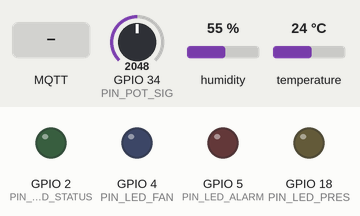
Simulated run of this sketch. Board: ESP32. Parts: output pins drawn as LEDs (lit = HIGH). Inputs (shaded band) come from the test bench; at power-on: humidity 55 %, GPIO 34 (PIN_POT_SIG) = 2048, temperature 24 °C. WiFi joins after 1.5 s; servers stay silent unless stated; no MQTT or app messages arrive unless stated; what the sketch prints to the serial monitor is not drawn.

Above: at 3.3 s.
3.4 s: humidity set to 79 %
11.5 s: humidity set to 83 %
At 15.7 s:
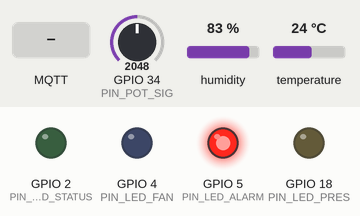
21.5 s: GPIO 34 (PIN_POT_SIG) set to 1083
26.5 s: GPIO 34 (PIN_POT_SIG) set to 955
At 30.7 s:
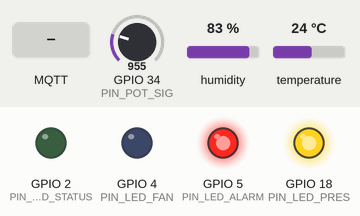
36.5 s: MQTT message "ON" arrives on the second subscribed topic
At 37.1 s:
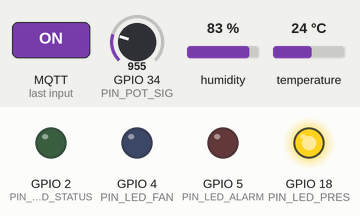
46.5 s: temperature set to 29.6 °C
51.5 s: temperature set to 30.5 °C
At 55.7 s:
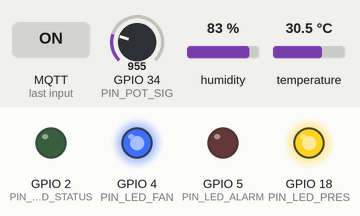
Timing chart, 0 to 61.5 s (numbered marks = the images above; inputs shaded):
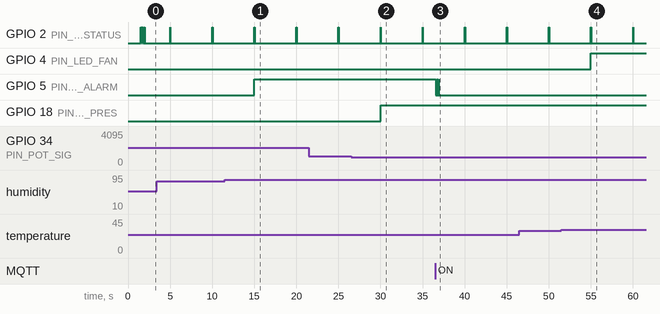

Measured:
- the behaviour switches between 80 and 81 % on humidity (found by bisection; images 0 and 1)
- the behaviour switches between 1024 and 1023 on GPIO 34 (PIN_POT_SIG) (found by bisection; images 1 and 2)
- the behaviour switches between 30 and 30.1 °C on temperature (found by bisection; images 3 and 4)
- after the input at 11.5 s, GPIO 5 (PIN_LED_ALARM): LOW → HIGH after 3.5 s
- after the input at 26.5 s, GPIO 18 (PIN_LED_PRES): LOW → HIGH after 3.5 s
- after the input at 36.5 s, GPIO 5 (PIN_LED_ALARM): alternates HIGH for 0.05 s and LOW for 0.05 s, 9 changes in all, then stays LOW, starting after 0.05 s
- after the input at 51.5 s, GPIO 4 (PIN_LED_FAN): LOW → HIGH after 3.5 s
- by itself, GPIO 2 (PIN_LED_STATUS): alternates HIGH for 0.04 s and LOW for 5.0 s

The sketch:

sketch.ino
```cpp
#include <WiFi.h>
#include <PubSubClient.h>
#include <DHT.h>
#include <ArduinoJson.h>

const char* WIFI_SSID = "Wokwi-GUEST";
const char* WIFI_PASS = "";

const char* MQTT_SERVER = "broker.hivemq.com";
const int   MQTT_PORT   = 1883;
const char* MQTT_USER   = "";
const char* MQTT_PASS   = "";
const char* MQTT_CLIENT = "esp32-seti-001";

// Must be unique and match PREFIX in the Python backend
#define PREFIX "seti2025/grupaX"

const char* TOPIC_TEMP     = PREFIX "/senzor/temperatura";
const char* TOPIC_HUMID    = PREFIX "/senzor/umiditate";
const char* TOPIC_PRES     = PREFIX "/senzor/presiune";
const char* TOPIC_STATUS   = PREFIX "/senzor/status";
const char* TOPIC_FAN      = PREFIX "/cmd/ventilator";
const char* TOPIC_ALARM    = PREFIX "/cmd/alarma";
const char* TOPIC_PRES_CMD = PREFIX "/cmd/presiune";

const unsigned long INTERVAL_MS = 5000;

const float TEMP_ALERT  = 30.0;
const float HUMID_ALERT = 80.0;
const float PRES_LOW    = 975.0;
const float PRES_HIGH   = 1025.0;

const float PRESSURE_MIN = 950.0;
const float PRESSURE_MAX = 1050.0;

const int PIN_DHT_DATA    = 15;
const int PIN_POT_SIG     = 34;
const int PIN_LED_STATUS  = 2;   // green  - heartbeat
const int PIN_LED_FAN     = 4;   // blue   - fan
const int PIN_LED_ALARM   = 5;   // red    - humidity alarm
const int PIN_LED_PRES    = 18;  // yellow - pressure alarm

#define DHT_TYPE  DHT22
DHT dht(PIN_DHT_DATA, DHT_TYPE);

WiFiClient   espClient;
PubSubClient client(espClient);

unsigned long lastPublish = 0;
bool fanState   = false;
bool alarmState = false;
bool presState  = false;

void blink(int pin, int times = 2, int delayMs = 100) {
  for (int i = 0; i < times; i++) {
    digitalWrite(pin, HIGH); delay(delayMs);
    digitalWrite(pin, LOW);  delay(delayMs);
  }
}

void setup_wifi() {
  Serial.print("[WiFi] Conectare la ");
  Serial.println(WIFI_SSID);
  WiFi.mode(WIFI_STA);
  WiFi.begin(WIFI_SSID, WIFI_PASS);
  while (WiFi.status() != WL_CONNECTED) { delay(300); Serial.print("."); }
  Serial.print("\n[WiFi] Conectat! IP: ");
  Serial.println(WiFi.localIP());
  blink(PIN_LED_STATUS, 3);
}

void callback(char* topic, byte* payload, unsigned int length) {
  String t = String(topic);
  String msg;
  for (unsigned int i = 0; i < length; i++) msg += (char)payload[i];
  msg.trim(); msg.toUpperCase();

  Serial.print("[MQTT] Comanda primita -> ");
  Serial.print(t); Serial.print(": "); Serial.println(msg);

  if (t == String(TOPIC_FAN)) {
    if (msg == "ON")  { digitalWrite(PIN_LED_FAN, HIGH); fanState = true;  Serial.println("[Ventilator] PORNIT"); }
    if (msg == "OFF") { digitalWrite(PIN_LED_FAN, LOW);  fanState = false; Serial.println("[Ventilator] OPRIT"); }
  }
  else if (t == String(TOPIC_ALARM)) {
    if (msg == "ON")  { digitalWrite(PIN_LED_ALARM, HIGH); blink(PIN_LED_ALARM, 5, 50); alarmState = true; Serial.println("[Alarma] ACTIVATA"); }
    if (msg == "OFF") { digitalWrite(PIN_LED_ALARM, LOW);  alarmState = false; Serial.println("[Alarma] DEZACTIVATA"); }
  }
  else if (t == String(TOPIC_PRES_CMD)) {
    if (msg == "ON")  { digitalWrite(PIN_LED_PRES, HIGH); presState = true;  Serial.println("[Presiune] ALARMA APRINSA"); }
    if (msg == "OFF") { digitalWrite(PIN_LED_PRES, LOW);  presState = false; Serial.println("[Presiune] ALARMA STINSA"); }
  }
}

void reconnect() {
  while (!client.connected()) {
    Serial.print("[MQTT] Conectare la broker...");
    bool ok = (strlen(MQTT_USER) > 0)
            ? client.connect(MQTT_CLIENT, MQTT_USER, MQTT_PASS)
            : client.connect(MQTT_CLIENT);
    if (ok) {
      Serial.println(" OK");
      client.subscribe(TOPIC_FAN);
      client.subscribe(TOPIC_ALARM);
      client.subscribe(TOPIC_PRES_CMD);
      Serial.println("[MQTT] Abonat la topicuri de comanda.");
      client.publish(TOPIC_STATUS, "{\"status\":\"online\",\"device\":\"esp32-seti-001\"}");
    } else {
      Serial.print(" esuat, rc="); Serial.print(client.state());
      Serial.println(" -> reincerc in 3s");
      delay(3000);
    }
  }
}

void readAndPublish() {
  float temp  = dht.readTemperature();
  float humid = dht.readHumidity();

  int raw = analogRead(PIN_POT_SIG);
  float pres = PRESSURE_MIN + (raw / 4095.0) * (PRESSURE_MAX - PRESSURE_MIN);

  if (isnan(temp) || isnan(humid)) {
    Serial.println("[Senzor] EROARE citire DHT22!");
    return;
  }

  Serial.printf("[Senzor] T=%.1f C  |  U=%.1f %%  |  P=%.1f hPa\n", temp, humid, pres);

  char buf[128];
  StaticJsonDocument<128> doc;

  doc.clear(); doc["valoare"] = round(temp  * 100) / 100.0; doc["unitate"] = "C";
  serializeJson(doc, buf); client.publish(TOPIC_TEMP, buf);

  doc.clear(); doc["valoare"] = round(humid * 100) / 100.0; doc["unitate"] = "%";
  serializeJson(doc, buf); client.publish(TOPIC_HUMID, buf);

  doc.clear(); doc["valoare"] = round(pres  * 100) / 100.0; doc["unitate"] = "hPa";
  serializeJson(doc, buf); client.publish(TOPIC_PRES, buf);

  if (temp > TEMP_ALERT && !fanState) {
    client.publish(TOPIC_FAN, "ON"); digitalWrite(PIN_LED_FAN, HIGH); fanState = true;
    Serial.printf("[AUTO] T=%.1f C > %.0f -> Ventilator PORNIT\n", temp, TEMP_ALERT);
  } else if (temp <= TEMP_ALERT && fanState) {
    client.publish(TOPIC_FAN, "OFF"); digitalWrite(PIN_LED_FAN, LOW); fanState = false;
    Serial.printf("[AUTO] T=%.1f C <= %.0f -> Ventilator OPRIT\n", temp, TEMP_ALERT);
  }

  if (humid > HUMID_ALERT && !alarmState) {
    client.publish(TOPIC_ALARM, "ON"); digitalWrite(PIN_LED_ALARM, HIGH); alarmState = true;
    Serial.printf("[AUTO] U=%.1f %% > %.0f -> Alarma ACTIVATA\n", humid, HUMID_ALERT);
  } else if (humid <= HUMID_ALERT && alarmState) {
    client.publish(TOPIC_ALARM, "OFF"); digitalWrite(PIN_LED_ALARM, LOW); alarmState = false;
    Serial.printf("[AUTO] U=%.1f %% <= %.0f -> Alarma DEZACTIVATA\n", humid, HUMID_ALERT);
  }

  bool presAnormala = (pres < PRES_LOW || pres > PRES_HIGH);
  if (presAnormala && !presState) {
    client.publish(TOPIC_PRES_CMD, "ON"); digitalWrite(PIN_LED_PRES, HIGH); presState = true;
    Serial.printf("[AUTO] P=%.1f hPa anormala -> LED presiune APRINS\n", pres);
  } else if (!presAnormala && presState) {
    client.publish(TOPIC_PRES_CMD, "OFF"); digitalWrite(PIN_LED_PRES, LOW); presState = false;
    Serial.printf("[AUTO] P=%.1f hPa normala -> LED presiune STINS\n", pres);
  }

  blink(PIN_LED_STATUS, 1, 40);
}

void setup() {
  Serial.begin(115200);
  pinMode(PIN_LED_STATUS, OUTPUT);
  pinMode(PIN_LED_FAN, OUTPUT);
  pinMode(PIN_LED_ALARM, OUTPUT);
  pinMode(PIN_LED_PRES, OUTPUT);

  Serial.println("==================================================");
  Serial.println("  Nod IoT industrial - ESP32 / Wokwi");
  Serial.println("==================================================");

  dht.begin();
  setup_wifi();
  client.setServer(MQTT_SERVER, MQTT_PORT);
  client.setCallback(callback);
}

void loop() {
  if (!client.connected()) reconnect();
  client.loop();
  if (millis() - lastPublish >= INTERVAL_MS) {
    lastPublish = millis();
    readAndPublish();
  }
}
```
